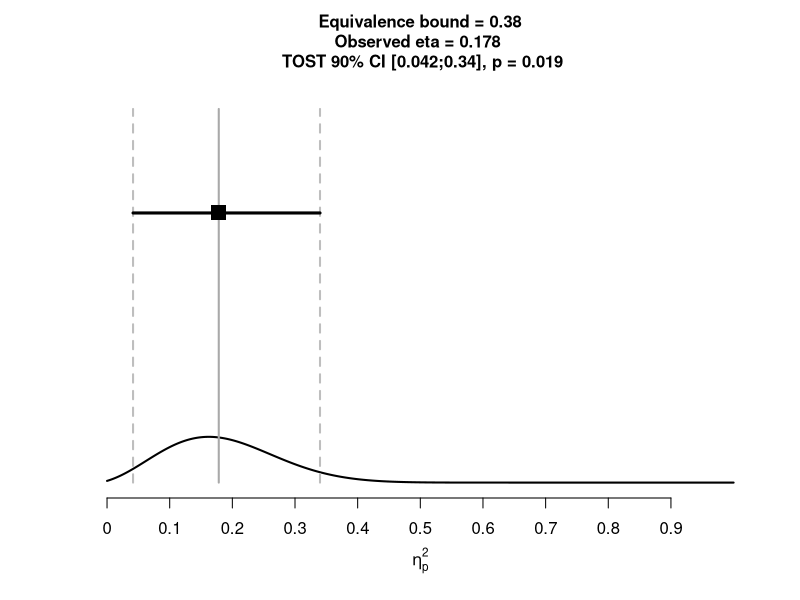

Source code (R): (Note: this script raises an error after producing the figure.)
noninf_Fstat <-  function(Fstat, df1, df2, N, eq_bound_eta, alpha = 0.10, tol = 1e-09){
  
  df1 <- 2
  df2 <- 48
  N <- 50
  
  # first calculate point-estimate to make sure it is less than eq_bound_eta:
  ncp_hat <- uniroot(function(q) (pf(Fstat, 
                                     df1, 
                                     df2, 
                                     ncp = q) - 0.5),
                     interval = c(0,
                                  Fstat * df1 * 1000),
                     tol = tol)$root
  
  eta2_hat =  ncp_hat/(ncp_hat+N)
  eta_pop<-(Fstat*df1)/(Fstat*df1+df2)
  ncp = N/(1/eta_pop-1)
  
  print(c("ncp_hat", "eta2_hat"))
  print(round(c(ncp_hat, eta2_hat),3))
  
  if(eta2_hat > eq_bound_eta){
    print(paste("Warning: point estimate of", eta2_hat, "is above eq_bound_eta."))
    return(1)
  }
  #Then calculate CI around eta.
  ncp_lower <- uniroot(function(q) (pf(Fstat, 
                                       df1, 
                                       df2, 
                                       ncp = q) - (1-alpha/2)),
                       interval = c(0, Fstat * df1),
                       tol = tol)$root
  
  ncp_upper <- uniroot(function(q) (pf(Fstat, 
                                       df1, 
                                       df2, 
                                       ncp = q) - (alpha/2)),
                       interval = c(0, Fstat * df1*100),
                       tol = tol)$root
  #Convert non-central F bounds for the confidence interval to bounds expressed in partial eta-squared
  LL_CI <- ncp_lower/(ncp_lower+N)
  UL_CI <- ncp_upper/(ncp_upper+N)
  
  if(eta2_hat <= eq_bound_eta){	
    pval <- uniroot(function(alpha) (pf(Fstat, 
                                        df1, 
                                        df2, 
                                        ncp = (eq_bound_eta * N) / (1 - eq_bound_eta)) - (alpha)),
                    interval = c(0,
                                 1),
                    tol = tol)$root
  }
    #add plot
    #Eta function
    xmin <- 0
    xmax <- 0.999
    ymax <- 1
    x=seq(xmin,xmax,length=1000)
    ncp = ncp_hat
    #    ncp = N/(1/eta2_hat-1)
    crit_f <- qf(1 - alpha, df1, df2, ncp = 0)
    
    eta_pop_dist <- function(x) df((x*df2)/(df1-x*df1), df1, df2, ncp = ncp)
    par(bg = "white")
    plot(-10,xlab=substitute(paste(eta[p]^2)), ylab="", axes=FALSE,
         xlim=c(0,xmax),  ylim=c(0, ymax))
    axis(side=1, at=seq(0,xmax, 0.1), labels=seq(0,xmax, 0.1))
    #axis(side=2)
    title(main=paste("Equivalence bound = ",round(eq_bound_eta,digits=3),"\nObserved eta = ",round(eta2_hat,digits=3)," \n TOST ", 100*(1-alpha),"% CI [",round(LL_CI,digits=3),";",round(UL_CI,digits=3),"], p = ",round(pval,digits=3),sep=""), cex.main=1)
    
    ncp<-0
    eta_pop_crit<-(crit_f*df1)/(crit_f*df1+df2)
    # #Draw null distribution
    # ncp<-0 #So set ncp to null
    # curve(eta_pop_dist, 0.00000000001, 0.99999999, n=10000, col="grey", lwd=2, add=TRUE)
    # x=seq(eta_pop_crit,xmax,length=10000) 
    # z<-df((x*df2)/(df1-x*df1), df1, df2) #determine upperbounds polygon
    # polygon(c(eta_pop_crit,x,xmax),c(0,z,0),col=rgb(1, 0, 0,0.5)) #draw polygon
    #Add Type 2 error rate
    ncp <- ncp_hat #So set ncp to observed value
    curve(eta_pop_dist, 0.00000000001, 0.99999999, n=10000, col="black", lwd=2, add=TRUE)
    # y=seq(0.00000000001,eta_pop_crit,length=10000) 
    # z<-df((y*df2)/(df1-y*df1), df1, df2, ncp) #determine upperbounds polygon
    # polygon(c(y,eta_pop_crit,eta_pop_crit),c(0,z,0),col=rgb(0, 0, 1,0.5))
    #segments(eta_pop_crit, 0, eta_pop_crit, ymax-0.03, col= 'black', lwd=2)
    segments(LL_CI, 0, LL_CI, ymax-0.03, col = 'grey', lwd = 2, lty = 2)
    segments(UL_CI, 0, UL_CI, ymax-0.03, col = 'grey', lwd = 2, lty = 2)
    segments(eta2_hat, 0, eta2_hat, ymax-0.03, col = 'darkgrey', lwd = 2, lty = 1)
    points(x=eta2_hat, y=0.7, pch=15, cex=2)
    segments(LL_CI,0.7,UL_CI,0.7, lwd=3)
    
    
    invisible(list(eta2_hat = , TOST_p = pval, alpha = alpha, eq_eqbound_eta = eq_bound_eta, LL_CI_TOST = LL_CI, UL_CI_TOST = UL_CI))
  
}

## a random example:

Fstat <- 6
df1 <- 1
df2 <- 48
N <- 50
eq_bound_eta <- 0.38

res <- noninf_Fstat(Fstat = Fstat, df1 = df1, df2 = df2, N = N, eq_bound_eta = eq_bound_eta)
res
